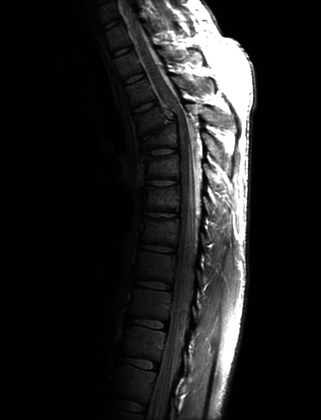
%> input picture proj3-2/Fig0308(a).tif, 321 x 420 px, shrunk from 746 x 976 before the run
$ octave main.m   (GNU Octave 9; MATLAB toolbox functions it lacks are replaced by stand-ins)
%> lines starting %> are read from the running program, lines starting %| are printed output that depends on the picture
### proj3-2/histEqualization.m
function [outputImage, T] = histEqualization(inputImage)
    [M,N,C] = size(inputImage);
    outputImage = zeros(M, N, C, 'uint8');
    inputHist = imageHist(inputImage);
    %plot(inputHist);title('Histogram of input image')
    s = M*N;
    p = inputHist / s;
    T = uint8(zeros(256,1));
    sum = 0;
    for i = 1 : 256
        sum = sum + 255 * p(i, 1);
        T(i,1) = round(sum);
    end
    for i = 1 : M
        for j = 1 : N
            outputImage(i,j) = T(inputImage(i,j) + 1,1);
        end
    end
    outputHist = imageHist(outputImage);
    %plot(outputHist);title('Histogram of enhanced image')
end

### proj3-2/imageHist.m
function histVector = imageHist(inputImage)
    [M,N] = size(inputImage);
    histVector = single(zeros(256,1));
    for i = 1 : M
        for j = 1 : N
            Intensity = int32(inputImage(i,j));
            histVector(Intensity + 1,1) = histVector(Intensity + 1,1) + 1;
        end
    end
end

### proj3-2/main.m
clear;
close all;
inputImage = imread('Fig0308(a).tif');
%> inputImage is the input picture: size 420x321 uint8; min 0, max 255, mean 32.6
[output, T] = histEqualization(inputImage);
%> after the loop in imageHist, `for i = 1 : M`: histVector = 256 values, max 74861 at index 2, min 32 at index 229, mean 526.6
%> in histEqualization, `inputHist = imageHist(inputImage);`: inputHist has the same summary as histVector in imageHist
%> in histEqualization, `p = inputHist / s;`: p = 256 values, max 0.555 at index 2, min 0.000237 at index 229, mean 0.00391
%> the loop in histEqualization, `for i = 1 : 256` made 256 passes
%> sum on passes 1 to 3: 4.67, 146.3, 151
%> after the loop in histEqualization, `for i = 1 : 256`: T = 256 values from 5 to 255; sum = 255
%> after the loop in histEqualization, `for i = 1 : M`:
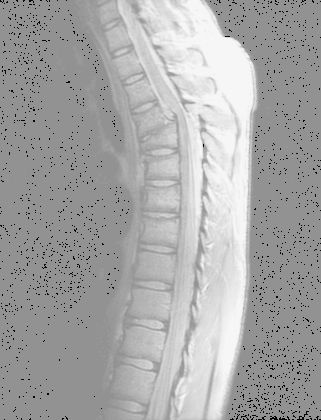
%> outputImage: size 420x321 uint8; min 5, max 246, mean 166.8
%> in histEqualization, `outputHist = imageHist(outputImage);`: outputHist = 256 values, max 74861 at index 147, min 0 at index 1, mean 526.6
%> T = 256 values from 5 to 255

subplot(3,3,1);imshow(inputImage);title('Input Image')
subplot(3,3,2);imshow(output);title('output Image')
subplot(3,3,3);stairs(T);title('Transform function')
%> after `title('Transform function')`:
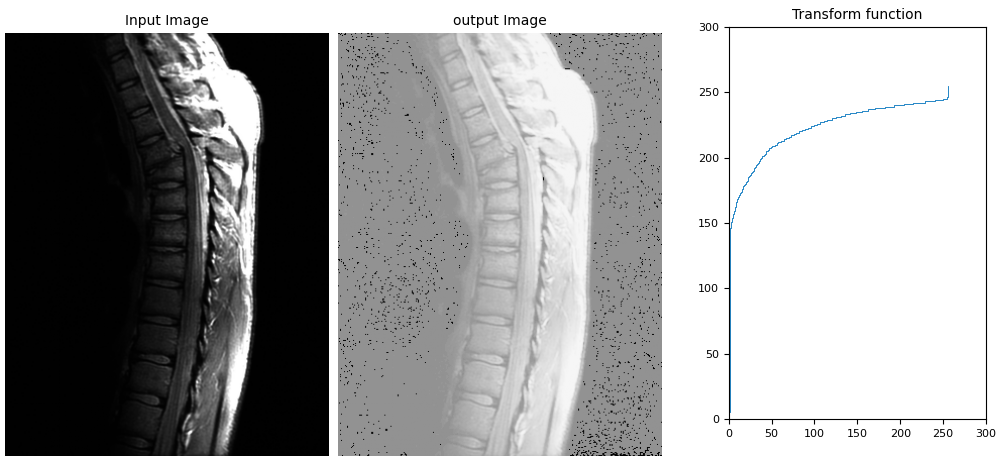
%> figure redrawn from the program's plot data, 3 panels
